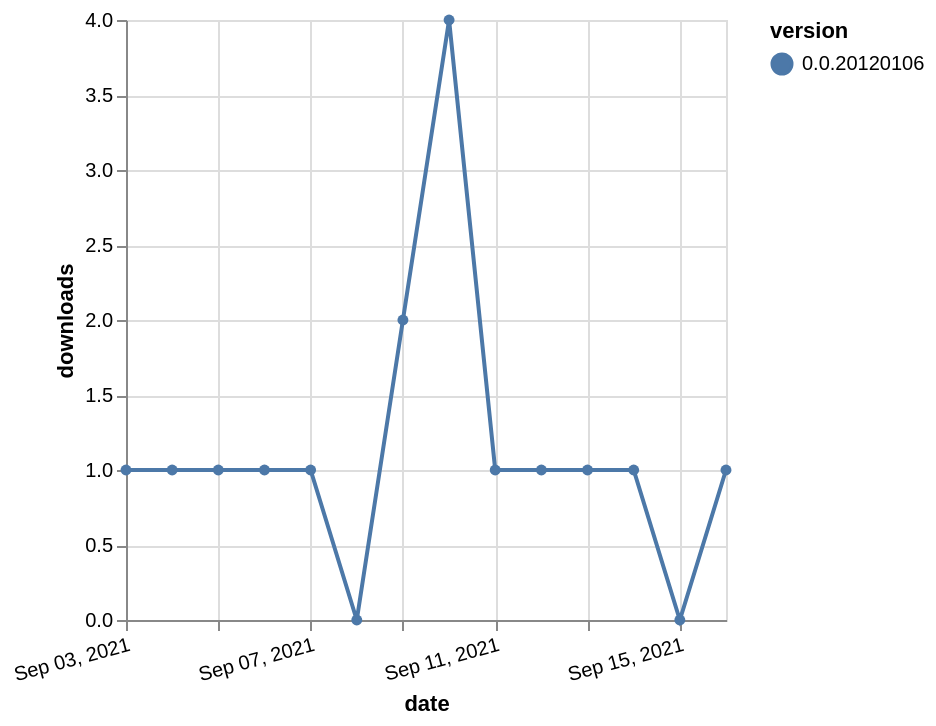

Vega-Lite specification for this chart:
### Vega-Lite specification from a JSON file in a GitHub repository (floating-point values rounded to 4 significant figures)
{"$schema": "https://vega.github.io/schema/vega-lite/v5.json", "description": "A simple bar chart with embedded data.", "data": {"values": [{"date": "2021-09-03", "total": 155, "delta": 1, "version": "0.0.20120106"}, {"date": "2021-09-04", "total": 156, "delta": 1, "version": "0.0.20120106"}, {"date": "2021-09-05", "total": 157, "delta": 1, "version": "0.0.20120106"}, {"date": "2021-09-06", "total": 158, "delta": 1, "version": "0.0.20120106"}, {"date": "2021-09-07", "total": 159, "delta": 1, "version": "0.0.20120106"}, {"date": "2021-09-08", "total": 159, "delta": 0, "version": "0.0.20120106"}, {"date": "2021-09-09", "total": 161, "delta": 2, "version": "0.0.20120106"}, {"date": "2021-09-10", "total": 165, "delta": 4, "version": "0.0.20120106"}, {"date": "2021-09-11", "total": 166, "delta": 1, "version": "0.0.20120106"}, {"date": "2021-09-12", "total": 167, "delta": 1, "version": "0.0.20120106"}, {"date": "2021-09-13", "total": 168, "delta": 1, "version": "0.0.20120106"}, {"date": "2021-09-14", "total": 169, "delta": 1, "version": "0.0.20120106"}, {"date": "2021-09-15", "total": 169, "delta": 0, "version": "0.0.20120106"}, {"date": "2021-09-16", "total": 170, "delta": 1, "version": "0.0.20120106"}]}, "width": "container", "mark": {"type": "line", "point": {"filled": true}}, "encoding": {"x": {"field": "date", "type": "temporal", "timeUnit": "yearmonthdate", "title": "date", "axis": {"labelAngle": -15}}, "y": {"field": "delta", "type": "quantitative", "title": "downloads"}, "color": {"field": "version", "type": "nominal"}, "tooltip": {"field": "delta"}}}
